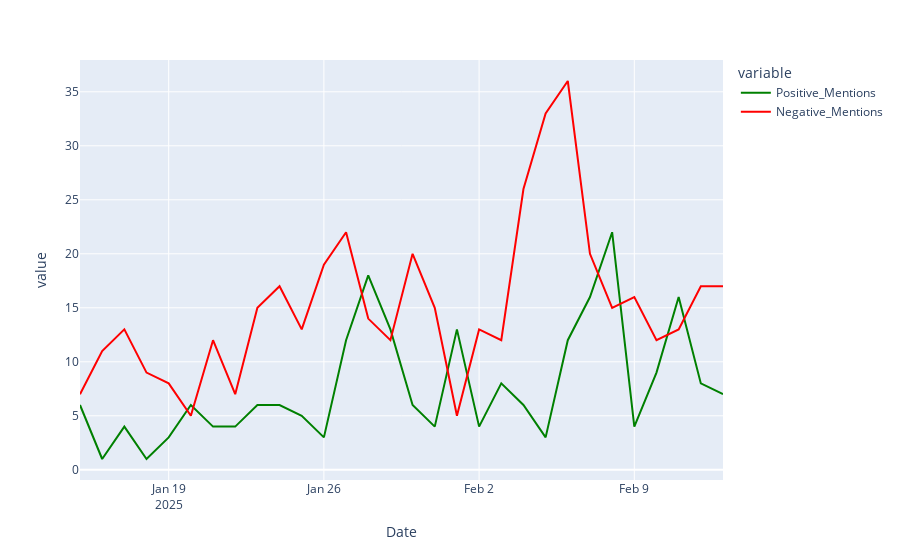

Write notebook code for a chart like this one.
### Code cell
#Positive and Negative Mentions

positive_mentions = df[df['Sentiment'] > 0]
positive_mentions = positive_mentions.groupby('Date').size().reset_index(name='Positive_Mentions')

negative_mentions = df[df['Sentiment'] < 0]
negative_mentions = negative_mentions.groupby('Date').size().reset_index(name='Negative_Mentions')

total_sentiment = pd.merge(positive_mentions, negative_mentions, on='Date')

fig = px.line(total_sentiment, x='Date', y=['Positive_Mentions', 'Negative_Mentions'],
              color_discrete_sequence=['green', 'red'])
fig.show()

### Figure 1 — Plotly figure (JSON) as saved in the notebook; plotly's stock layout.template omitted (floating-point values rounded to 4 significant figures)
{"data": [{"hovertemplate": "variable=Positive_Mentions<br>Date=%{x}<br>value=%{y}<extra></extra>", "legendgroup": "Positive_Mentions", "line": {"color": "green", "dash": "solid"}, "marker": {"symbol": "circle"}, "mode": "lines", "name": "Positive_Mentions", "orientation": "v", "showlegend": true, "type": "scatter", "x": ["2025-01-15", "2025-01-16", "2025-01-17", "2025-01-18", "2025-01-19", "2025-01-20", "2025-01-21", "2025-01-22", "2025-01-23", "2025-01-24", "2025-01-25", "2025-01-26", "2025-01-27", "2025-01-28", "2025-01-29", "2025-01-30", "2025-01-31", "2025-02-01", "2025-02-02", "2025-02-03", "2025-02-04", "2025-02-05", "2025-02-06", "2025-02-07", "2025-02-08", "2025-02-09", "2025-02-10", "2025-02-11", "2025-02-12", "2025-02-13"], "xaxis": "x", "y": [6, 1, 4, 1, 3, 6, 4, 4, 6, 6, 5, 3, 12, 18, 13, 6, 4, 13, 4, 8, 6, 3, 12, 16, 22, 4, 9, 16, 8, 7], "yaxis": "y"}, {"hovertemplate": "variable=Negative_Mentions<br>Date=%{x}<br>value=%{y}<extra></extra>", "legendgroup": "Negative_Mentions", "line": {"color": "red", "dash": "solid"}, "marker": {"symbol": "circle"}, "mode": "lines", "name": "Negative_Mentions", "orientation": "v", "showlegend": true, "type": "scatter", "x": ["2025-01-15", "2025-01-16", "2025-01-17", "2025-01-18", "2025-01-19", "2025-01-20", "2025-01-21", "2025-01-22", "2025-01-23", "2025-01-24", "2025-01-25", "2025-01-26", "2025-01-27", "2025-01-28", "2025-01-29", "2025-01-30", "2025-01-31", "2025-02-01", "2025-02-02", "2025-02-03", "2025-02-04", "2025-02-05", "2025-02-06", "2025-02-07", "2025-02-08", "2025-02-09", "2025-02-10", "2025-02-11", "2025-02-12", "2025-02-13"], "xaxis": "x", "y": [7, 11, 13, 9, 8, 5, 12, 7, 15, 17, 13, 19, 22, 14, 12, 20, 15, 5, 13, 12, 26, 33, 36, 20, 15, 16, 12, 13, 17, 17], "yaxis": "y"}], "layout": {"legend": {"title": {"text": "variable"}, "tracegroupgap": 0}, "margin": {"t": 60}, "xaxis": {"anchor": "y", "domain": [0, 1], "title": {"text": "Date"}}, "yaxis": {"anchor": "x", "domain": [0, 1], "title": {"text": "value"}}}}
